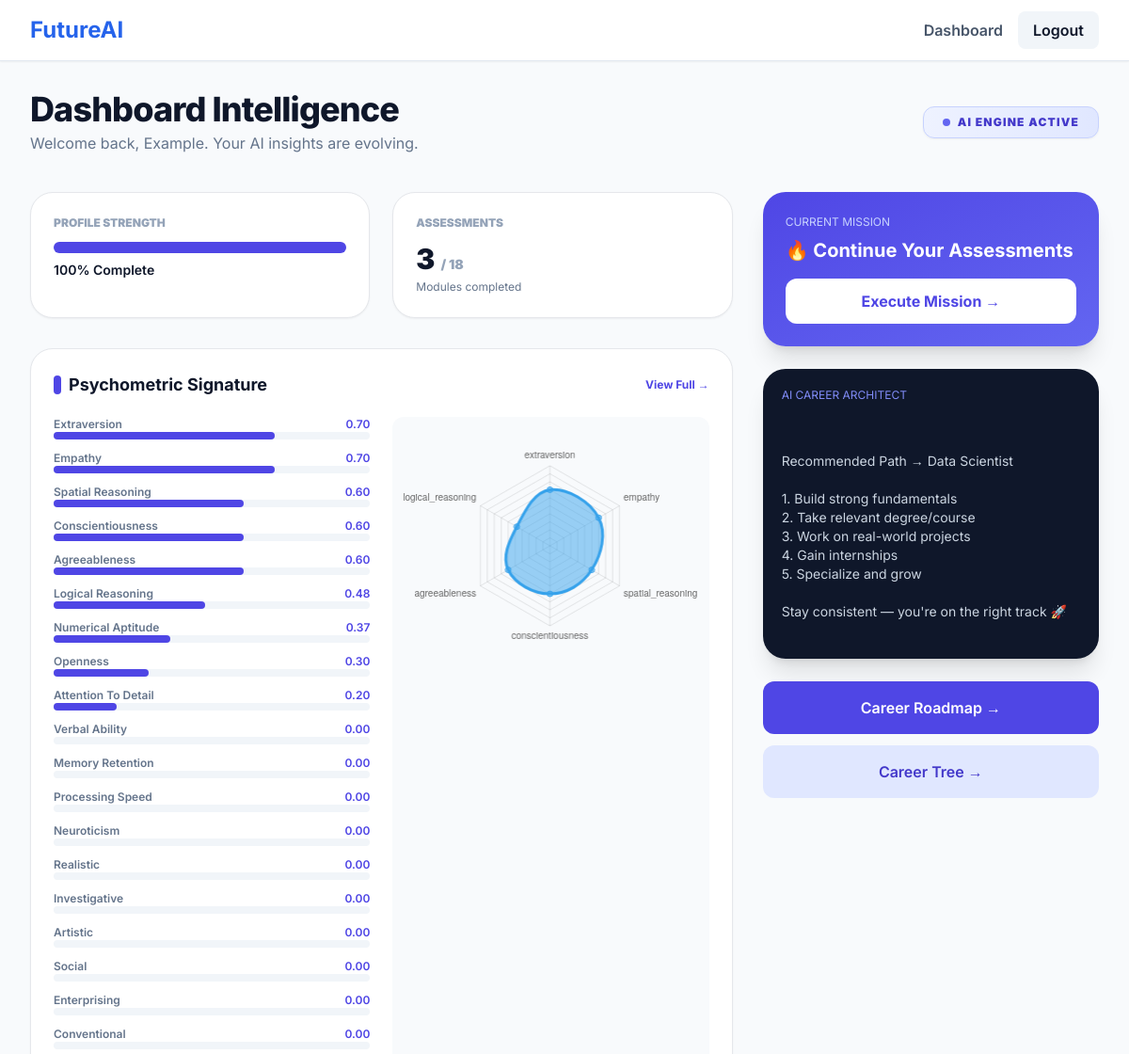
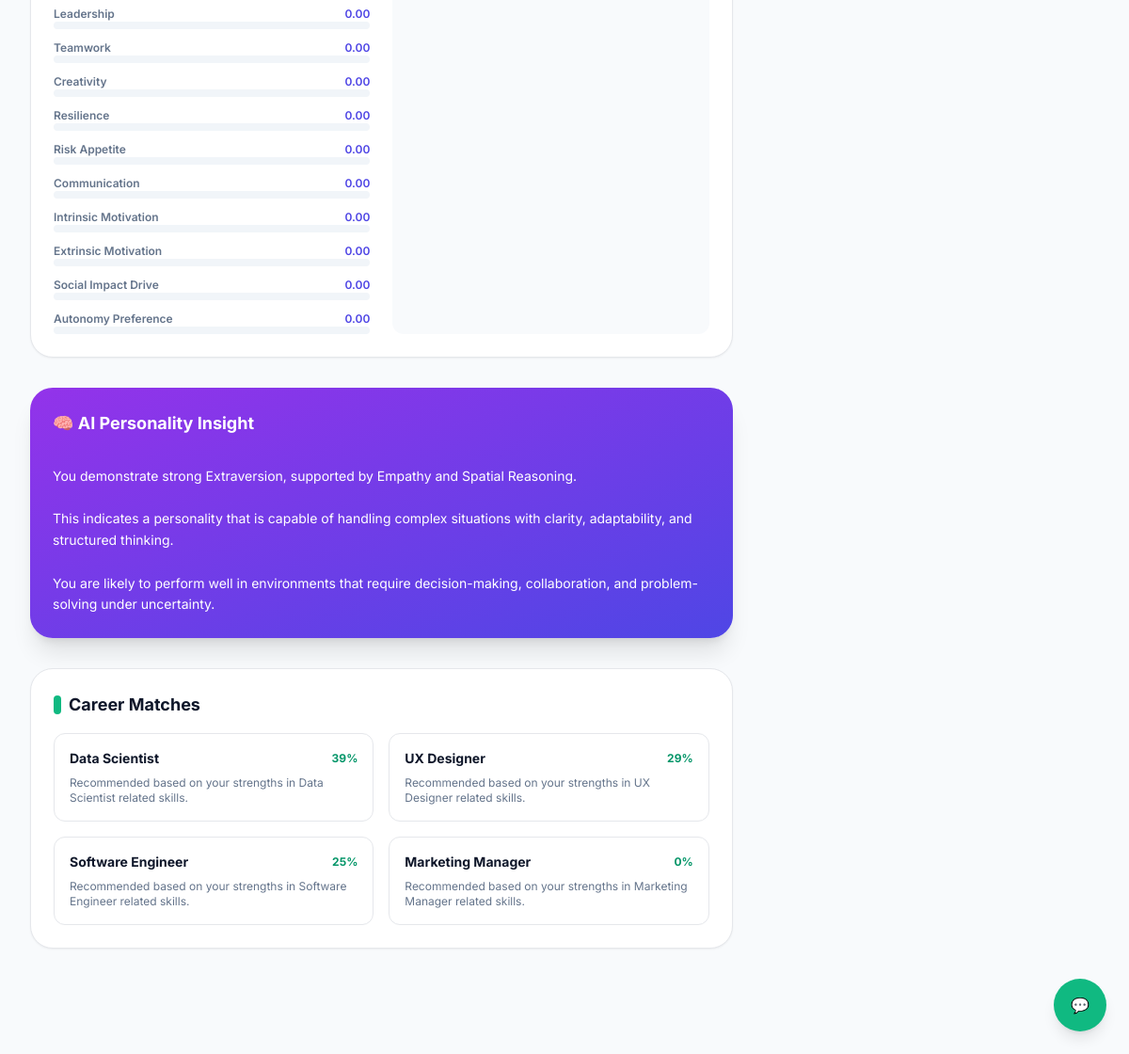
Screenshot of / (signed in) with the database file from the repository (2 pictures, top to bottom).
### apps/accounts/models.py (models this page shows, shortened)
class CustomUser(AbstractBaseUser, PermissionsMixin):
    class EducationLevel(models.TextChoices):
        MIDDLE_SCHOOL  = 'middle_school',  'Middle School (6–8th)'
        HIGH_SCHOOL    = 'high_school',    'High School (9–10th / SSLC)'
        HIGHER_SEC     = 'higher_sec',     'Higher Secondary (11–12th / +2)'
        UNDERGRADUATE  = 'undergraduate',  'Undergraduate (UG)'
        POSTGRADUATE   = 'postgraduate',   'Postgraduate (PG)'
        WORKING        = 'working',        'Working Professional'
        OTHER          = 'other',          'Other'
    class Role(models.TextChoices):
        STUDENT    = 'student',    'Student'
        JOB_SEEKER = 'job_seeker', 'Job Seeker'
        ADMIN      = 'admin',      'Admin'
    class Gender(models.TextChoices):
        MALE        = 'male',        'Male'
        FEMALE      = 'female',      'Female'
        NON_BINARY  = 'non_binary',  'Non-Binary'
        PREFER_NOT  = 'prefer_not',  'Prefer not to say'
    email           = models.EmailField(unique=True)
    phone           = models.CharField(max_length=15, blank=True)
    full_name       = models.CharField(max_length=150)
    date_of_birth   = models.DateField(null=True, blank=True)
    gender          = models.CharField(max_length=20, choices=Gender.choices, blank=True)
    state           = models.CharField(max_length=100, blank=True)   # Indian state
    city            = models.CharField(max_length=100, blank=True)
    role            = models.CharField(max_length=20, choices=Role.choices, default=Role.STUDENT)
    education_level = models.CharField(max_length=25, choices=EducationLevel.choices, blank=True)
    onboarding_complete   = models.BooleanField(default=False)
    onboarding_stage      = models.PositiveSmallIntegerField(default=0)  # 0–4
    profile_complete      = models.BooleanField(default=False)
    is_active     = models.BooleanField(default=True)
    is_staff      = models.BooleanField(default=False)
    date_joined   = models.DateTimeField(auto_now_add=True)
    last_login    = models.DateTimeField(null=True, blank=True)
    USERNAME_FIELD  = 'email'
    REQUIRED_FIELDS = ['full_name']
    objects = CustomUserManager()
    class Meta:
        verbose_name = 'User'
        verbose_name_plural = 'Users'

### apps/profiling/models.py (models this page shows, shortened)
class TraitVector(models.Model):
    user = models.OneToOneField(settings.AUTH_USER_MODEL,
                                on_delete=models.CASCADE,
                                related_name='trait_vector')
    logical_reasoning   = models.FloatField(default=0.0)
    verbal_ability      = models.FloatField(default=0.0)
    numerical_aptitude  = models.FloatField(default=0.0)
    spatial_reasoning   = models.FloatField(default=0.0)
    memory_retention    = models.FloatField(default=0.0)
    processing_speed    = models.FloatField(default=0.0)
    openness            = models.FloatField(default=0.0)
    conscientiousness   = models.FloatField(default=0.0)
    extraversion        = models.FloatField(default=0.0)
    agreeableness       = models.FloatField(default=0.0)
    neuroticism         = models.FloatField(default=0.0)
    realistic           = models.FloatField(default=0.0)
    investigative       = models.FloatField(default=0.0)
    artistic            = models.FloatField(default=0.0)
    social              = models.FloatField(default=0.0)
    enterprising        = models.FloatField(default=0.0)
    conventional        = models.FloatField(default=0.0)
    leadership          = models.FloatField(default=0.0)
    teamwork            = models.FloatField(default=0.0)
    creativity          = models.FloatField(default=0.0)
    resilience          = models.FloatField(default=0.0)
    empathy             = models.FloatField(default=0.0)
    risk_appetite       = models.FloatField(default=0.0)
    attention_to_detail = models.FloatField(default=0.0)
    communication       = models.FloatField(default=0.0)
    intrinsic_motivation = models.FloatField(default=0.0)
    extrinsic_motivation = models.FloatField(default=0.0)
    social_impact_drive  = models.FloatField(default=0.0)
    autonomy_preference  = models.FloatField(default=0.0)
    confidence_score    = models.FloatField(default=0.0)
    last_updated        = models.DateTimeField(auto_now=True)

### apps/dashboard/views.py (the view)
# urls.py: path('', views.dashboard_home, name='home'),
@login_required
def dashboard_home(request):
    user = request.user
    if not hasattr(user, 'profile'):
        return redirect('onboarding:start')
    profile = user.profile
    profile_completion = calculate_profile_completion(profile)
    if profile_completion < 50:
        return redirect('dashboard:profiling_hub')
    completed_tests_count = UserTestAttempt.objects.filter(
        user=user,
        status='completed'
    ).count()
    total_tests = Test.objects.count()
    traits, has_traits, confidence = extract_user_traits(user)
    ai_matches, roadmap = get_ai_data(user, has_traits)
    ai_summary = generate_personality_summary(traits) if has_traits else ""
    ai_summary = ""
    if has_traits:
        try:
            ai_summary = generate_personality_summary(traits)
        except Exception:
            ai_summary = "AI summary unavailable."
    if completed_tests_count == 0:
        next_action = {
            "title": "🚀 Start Your First Assessment",
            "link": "assessments:test_list"
        }
    elif completed_tests_count < total_tests:
        next_action = {
            "title": "🔥 Continue Your Assessments",
            "link": "assessments:test_list"
        }
    elif not has_traits:
        next_action = {
            "title": "🧠 Generate Insights",
            "link": "assessments:test_list"
        }
    else:
        next_action = {
            "title": "🌐 Explore Career Intelligence",
            "link": "dashboard:career_roadmap"
        }
    context = {
        'completed_tests_count': completed_tests_count,
        'total_tests': total_tests,
        'traits': traits,
        'has_traits': has_traits,
        'confidence': confidence,
        'profile_completion': profile_completion,
        'onboarding_percent': profile_completion,
        'ai_matches': ai_matches,
        'gemini_roadmap': roadmap,
        'next_action': next_action,
        'ai_summary': ai_summary,
    }
    return render(request, 'dashboard/home.html', context)

### apps/assessments/services.py (called while the page is built)
def get_user_skills(user):
    attempts = UserTestAttempt.objects.filter(user=user, status='completed')
    skills = {}
    for att in attempts:
        for trait, score in att.trait_scores.items():
            skills[trait] = max(skills.get(trait, 0), float(score))
    return skills

def generate_personality_summary(traits):
    if not traits:
        return "Complete tests to unlock your personality insights."
    sorted_traits = sorted(traits.items(), key=lambda x: x[1], reverse=True)
    top_traits = [t[0].replace("_", " ").title() for t in sorted_traits[:3]]
    summary = f"""
You demonstrate strong {top_traits[0]}, supported by {top_traits[1]} and {top_traits[2]}.

This indicates a personality that is capable of handling complex situations with clarity, adaptability, and structured thinking.

You are likely to perform well in environments that require decision-making, collaboration, and problem-solving under uncertainty.
    """
    return summary.strip()

### apps/dashboard/templatetags/dashboard_extras.py (called while the page is built)
@register.filter
def clean_trait(value):
    return value.replace('_', ' ').title()

### apps/dashboard/utils.py (called while the page is built)
def get_ai_data(user, has_traits):
    if not has_traits:
        return [], "Complete assessments to unlock AI insights."
    matches = get_top_career_matches(user)
    ai_matches = []
    for career, score in matches:
        ai_matches.append({
            "career": {
                "name": career,
                "description": f"Recommended based on your strengths in {career} related skills."
            },
            "match_percentage": int(score * 100),
            "gaps": []
        })
    roadmap = generate_simple_roadmap(matches)
    return ai_matches, roadmap

def generate_simple_roadmap(matches):
    if not matches:
        return "No roadmap available yet."
    top_career = matches[0][0]
    return f"""
Recommended Path → {top_career}

1. Build strong fundamentals
2. Take relevant degree/course
3. Work on real-world projects
4. Gain internships
5. Specialize and grow

Stay consistent — you're on the right track 🚀
"""

### apps/profiling/utils.py (called while the page is built)
def calculate_profile_completion(profile):
    fields = [
        getattr(profile, "current_stage", None),
        getattr(profile, "class_level", None),
        getattr(profile, "degree", None),
        getattr(profile, "specialization", None),
    ]
    filled = sum(1 for f in fields if f)
    total = len(fields)
    return int((filled / total) * 100) if total > 0 else 0

### templates/dashboard/home.html (shortened to what this page needs)
{% extends "base.html" %}
{% load dashboard_extras %}
{% block content %}
<div class="max-w-7xl mx-auto space-y-10 pb-16">
  <div class="flex flex-col md:flex-row md:items-center justify-between gap-4">
    <div>
      <h1 class="text-4xl font-extrabold text-slate-900 tracking-tight">
        Dashboard Intelligence
      </h1>
      <p class="text-slate-500 mt-1">
        Welcome back, {{ user.full_name }}. Your AI insights are evolving.
      </p>
    </div>
    <div class="flex items-center space-x-2 bg-gradient-to-r from-indigo-50 to-indigo-100 px-5 py-2 rounded-xl border border-indigo-200 shadow-sm">
      <span class="w-2 h-2 bg-indigo-500 rounded-full animate-pulse"></span>
      <span class="text-xs font-black uppercase text-indigo-700 tracking-widest">
        AI Engine Active
      </span>
    </div>
  </div>
  <div class="grid grid-cols-1 lg:grid-cols-3 gap-8">
    <div class="lg:col-span-2 space-y-8">
      <div class="grid grid-cols-1 sm:grid-cols-2 gap-6">
        <div class="bg-white p-6 rounded-3xl border shadow-sm hover:shadow-lg transition">
          <h3 class="text-xs font-black text-slate-400 uppercase mb-3">Profile Strength</h3>
          <div class="w-full bg-slate-100 h-3 rounded-full overflow-hidden">
            <div class="bg-indigo-600 h-full transition-all duration-700"
                 style="width: {{ onboarding_percent|default:0 }}%">
            </div>
          </div>
          <p class="text-sm font-semibold mt-2">
            {{ onboarding_percent|default:0 }}% Complete
          </p>
        </div>
        <div class="bg-white p-6 rounded-3xl border shadow-sm hover:shadow-lg transition">
          <h3 class="text-xs font-black text-slate-400 uppercase mb-3">Assessments</h3>
          <p class="text-3xl font-black">
            {{ completed_tests_count }}
            <span class="text-sm text-slate-400">/ {{ total_tests }}</span>
          </p>
          <p class="text-xs text-slate-500 mt-1">Modules completed</p>
        </div>
      </div>
      <div class="bg-white p-6 rounded-3xl border shadow-sm">
        <div class="flex justify-between items-center mb-5">
          <h2 class="text-lg font-bold flex items-center">
            <span class="w-2 h-5 bg-indigo-600 rounded mr-2"></span>
            Psychometric Signature
          </h2>
          {% if has_traits %}
          <button id="toggleTraits" class="text-xs font-bold text-indigo-600 hover:underline">
            View Full →
          </button>
          {% endif %}
        </div>
        {% if has_traits %}
        <div class="grid md:grid-cols-2 gap-6">
          <div>
            <div id="topTraits" class="space-y-3">
              {% for trait,value in traits.items|slice:":5" %}
              <div>
                <div class="flex justify-between text-xs font-semibold text-slate-500">
                  <span>{{ trait|clean_trait }}</span>
                  <span class="text-indigo-600">{{ value|floatformat:2 }}</span>
                </div>
                <div class="w-full bg-slate-100 h-2 rounded">
                  <div class="bg-indigo-600 h-2 rounded"
                       style="width:{% widthratio value 1 100 %}%"></div>
                </div>
              </div>
              {% endfor %}
            </div>
          </div>
          <div class="bg-slate-50 p-3 rounded-xl">
            <canvas id="traitRadarMap" style="max-height:250px"></canvas>
          </div>
        </div>
        {% else %}
        <div class="text-center py-10 text-slate-500">
          Complete assessments to unlock your psychometric profile.
        </div>
        {% endif %}
      </div>
      {% if ai_summary %}
<div class="bg-gradient-to-br from-purple-600 to-indigo-600 text-white p-6 rounded-3xl shadow-xl">
  <h2 class="text-lg font-bold mb-2">🧠 AI Personality Insight</h2>
  <p class="text-sm leading-relaxed whitespace-pre-line">
    {{ ai_summary }}
  </p>
</div>
{% endif %}
      {% if has_traits and ai_matches %}
      <div class="bg-white p-6 rounded-3xl border shadow-sm">
        <h2 class="text-lg font-bold mb-4 flex items-center">
          <span class="w-2 h-5 bg-emerald-500 rounded mr-2"></span>
          Career Matches
        </h2>
        <div class="grid md:grid-cols-2 gap-4">
          {% for match in ai_matches %}
          <div class="p-4 rounded-xl border hover:shadow-lg transition">
            <div class="flex justify-between items-center mb-2">
              <h4 class="font-bold text-sm">{{ match.career.name }}</h4>
              <span class="text-xs font-bold text-emerald-600">
                {{ match.match_percentage }}%
              </span>
            </div>
            <p class="text-xs text-slate-500 line-clamp-3">
              {{ match.career.description }}
            </p>
          </div>
          {% endfor %}
        </div>
      </div>
      {% endif %}
    </div>
    <div class="space-y-6">
      <div class="bg-gradient-to-br from-indigo-600 to-indigo-500 text-white p-6 rounded-3xl shadow-xl">
        <h3 class="text-xs uppercase text-indigo-200 mb-2">Current Mission</h3>
        <h2 class="text-xl font-bold mb-4">{{ next_action.title }}</h2>
        <a href="{% url next_action.link %}"
           class="block text-center py-3 bg-white text-indigo-600 font-bold rounded-xl hover:scale-105 transition">
           Execute Mission →
        </a>
      </div>
      {% if has_traits %}
      <div class="bg-slate-900 text-white p-5 rounded-3xl shadow-xl">
        <h3 class="text-xs text-indigo-400 uppercase mb-3">AI Career Architect</h3>
        <div class="text-sm text-slate-300 max-h-60 overflow-y-auto whitespace-pre-wrap">
          {{ gemini_roadmap }}
        </div>
      </div>
      {% endif %}
      <div class="space-y-3">
        <a href="{% url 'dashboard:career_roadmap' %}"
           class="block p-4 bg-indigo-600 text-white rounded-xl text-center font-semibold">
           Career Roadmap →
        </a>
        <a href="{% url 'dashboard:career_tree' %}"
           class="block p-4 bg-indigo-100 text-indigo-700 rounded-xl text-center font-semibold">
           Career Tree →
        </a>
      </div>
    </div>
  </div>
</div>
<div id="careerChatbotButton" class="fixed bottom-6 right-6 w-14 h-14 bg-emerald-500 rounded-full flex items-center justify-center shadow-lg cursor-pointer">
  💬
</div>
<script>
document.addEventListener("DOMContentLoaded", function () {
  const traitData = {{ traits|safe }};
  if (traitData && Object.keys(traitData).length > 0) {
    const labels = Object.keys(traitData).slice(0, 6); // limit for clean UI
    const values = Object.values(traitData).slice(0, 6).map(v => v * 100);
    const ctx = document.getElementById("traitRadarMap");
    new Chart(ctx, {
      type: 'radar',
      data: {
        labels: labels,
        datasets: [{
          label: 'Your Traits',
          data: values,
          fill: true,
          tension: 0.4
        }]
      },
      options: {
        responsive: true,
        scales: {
          r: {
            beginAtZero: true,
            max: 100,
            ticks: {
              display: false
            }
          }
        },
        plugins: {
          legend: { display: false }
        }
      }
    });
  }
});
</script>
{% endblock %}

### templates/base.html (style rules this page uses)
body { font-family: 'Inter', sans-serif; }

### rows the page displays
CustomUser: full_name "Example"
TraitVector: traits "0.70" "0.70" "0.60" "0.60" "0.60" "0.48" "0.37" "0.30" "0.20" "0.00" "0.00" "0.00" "0.00" "0.00" "0.00" "0.00" "0.00" "0.00" "0.00" "0.00" "0.00" "0.00" "0.00" "0.00" "0.00" "0.00" "0.00" "0.00" "0.00"

### other values shown
{{ onboarding_percent|default:0 }} "100"
{{ completed_tests_count }} "3"
{{ total_tests }} "18"
{{ trait|clean_trait }} "Extraversion" "Empathy" "Spatial Reasoning" "Conscientiousness" "Agreeableness" "Logical Reasoning" "Numerical Aptitude" "Openness" "Attention To Detail" "Verbal Ability" "Memory Retention" "Processing Speed" "Neuroticism" "Realistic" "Investigative" "Artistic" "Social" "Enterprising" "Conventional" "Leadership" "Teamwork" "Creativity" "Resilience" "Risk Appetite" "Communication" "Intrinsic Motivation" "Extrinsic Motivation" "Social Impact Drive" "Autonomy Preference"
{{ match.career.name }} "Data Scientist" "UX Designer" "Software Engineer" "Marketing Manager"
{{ match.match_percentage }} "39" "29" "25" "0"
{{ match.career.description }} "Recommended based on your strengths in Data Scientist related skills." "Recommended based on your strengths in UX Designer related skills." "Recommended based on your strengths in Software Engineer related skills." "Recommended based on your strengths in Marketing Manager related skills."
{{ next_action.title }} "🔥 Continue Your Assessments"
